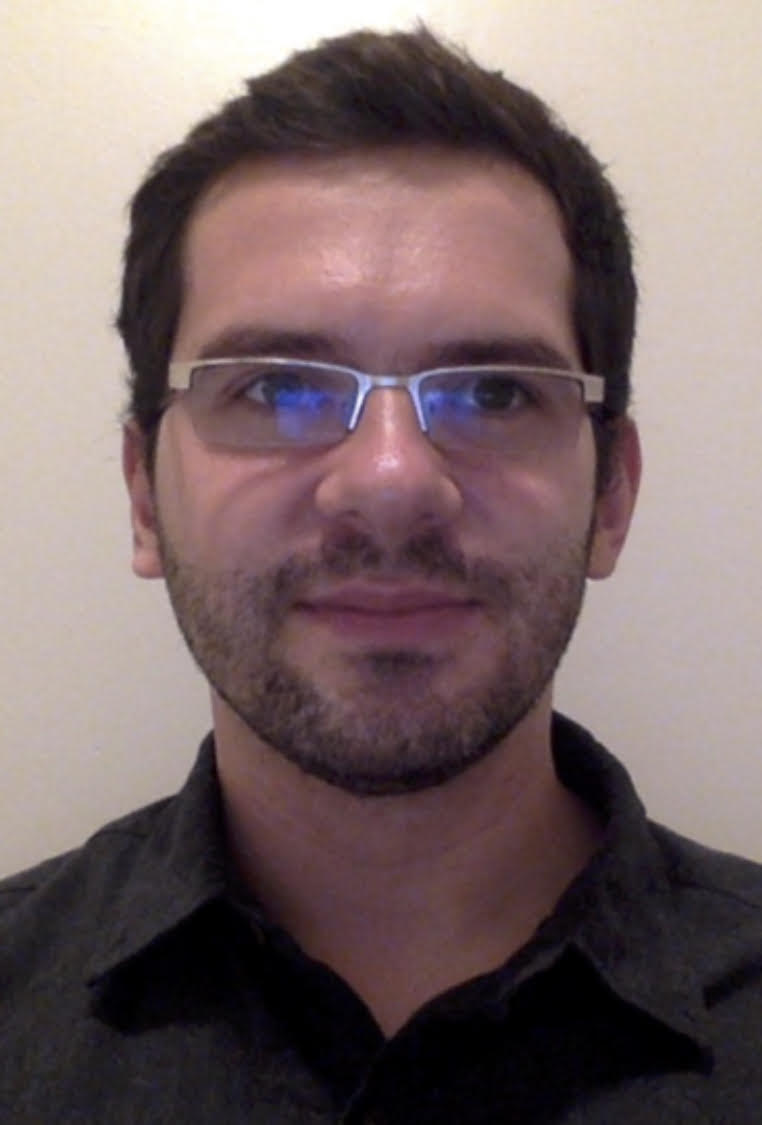
//> input picture FeatureMatching1/IulianData/Iulian_Headshot.jpg, 762 x 1125 px, given in place of journaltest1.mp4, which was not available
$ ./main   (built with g++ and OpenCV 4)
//> lines starting //> are read from the running program, lines starting //| are printed output that depends on the picture; after the words box and inside, x2 and y2 are one past the last pixel; in counts of white or black regions, pixels touching at a corner belong together; pictures that were not available may be replaced by others from this repository, and a replacement may not be noted
### FeatureMatching3_JournalImager/MainProject/main.h
#pragma once

int main(int, char**);

### FeatureMatching3_JournalImager/MainProject/misc.hpp
#pragma once

// [14 lines left out: function checkFileExists, not called in this run]

### FeatureMatching3_JournalImager/MainProject/main.cpp
/****
The way it works :

-does augmented reality by tracking a training image and overlaying a 3D cube on it

- the way it does AR is like this :
	--(one time) find the features from the training image
	-- FEATURE DETECT: find features from the live camera image
	-- MATCH: match between the features between the camera and the training
	-- POSE: calculate the pose transform between the camera space and the training object space
	-- DRAW: draws a 3d cube by projecting from object space to camera space

- if you want a new tracking image, you can train it from what the camera sees:
	Push 1 to see the area of the camera that will be scanned, and then
	Push SPACE to use that area as the tracking image

- debugging:
	Push 2 to see all the features detected in the camera image
	Push 3 to see what features are matched between the camera and the training image

Author: Iulian Radu 2024

***/


//#include "stdafx.h"


#include <opencv2/core.hpp>
#include <opencv2/videoio.hpp>
#include <opencv2/highgui.hpp>
#include <iostream>
#include <stdio.h>

#include <opencv2/opencv.hpp>

#include <iostream>
#include <string>
#include <fstream>
#include <chrono>

using namespace cv;
using namespace std;

#include "misc.hpp"
#include "main.h"


// draw the 3d cube in camera space
void drawCube(vector<Point2f> projectedPoints, Mat img) {
	// base
	for (int i = 0; i < 3; i++) {
		cv::line(img, projectedPoints[i], projectedPoints[i + 1], Scalar(0, 0, 255), 3);
	}
	cv::line(img, projectedPoints[3], projectedPoints[0], Scalar(0, 0, 255), 3);

	// top
	for (int i = 0; i < 3; i++) {
		cv::line(img, projectedPoints[4 + i], projectedPoints[4 + i + 1], Scalar(250, 0, 255), 3);
	}
	cv::line(img, projectedPoints[4+3], projectedPoints[4 + 0 ], Scalar(250, 0, 255), 3);

	// columns
	for (int i = 0; i < 4; i++) {
		cv::line(img, projectedPoints[i], projectedPoints[4 + i + 0], Scalar(0, 250, 255), 3);
	}

}

// filter the feature matches by choosing only the best ones based on good distance < threshold
std::vector<DMatch> filterFeatureMatches(std::vector< std::vector<DMatch> >& knn_matches, float thresh = 0.7f) {
	// Returns only matches below the threshold

	std::vector<DMatch> good_matches;
	for (size_t i = 0; i < knn_matches.size(); i++)
	{
		if (knn_matches[i][0].distance < thresh * knn_matches[i][1].distance)
		{
			good_matches.push_back(knn_matches[i][0]);
		}
	}
	return good_matches;
}


// draw the training area rectangle
void train_drawArea(Mat frame, Rect trainingArea, Scalar color) {

	cv::rectangle(frame, trainingArea, color);
}

long getTimeMS() {
	using namespace std::chrono;
	milliseconds ms = duration_cast<milliseconds>(
		system_clock::now().time_since_epoch()
		);
	return ms.count();
}

// Given a new image frame, detects SIFT features on the image
void processNewTrainingImage(Mat img1, Ptr<SIFT>& siftdetector, std::vector<cv::KeyPoint>& keypoints1, Mat& descriptors1) {
	keypoints1.clear();
	siftdetector->detectAndCompute(img1, noArray(), keypoints1, descriptors1);

}

int main(int, char**)
{

	// LOAD CAMERA CONFIGURATION FROM FILE

	FileStorage fs("..\\..\\_RawImages\\camera.yml", FileStorage::READ);
	cv::Mat cam_cameramatrix;
	fs["camera_matrix"] >> cam_cameramatrix;
	cv::Mat cam_distortioncoefficients;
	fs["distortion_coefficients"] >> cam_distortioncoefficients;

	//cout << cam_cameramatrix;
	fs.release();

	/***
	// OPEN LIVE CAMERA

	VideoCapture cap;
	// open the default camera using default API
	// cap.open(0);
	// OR advance usage: select any API backend
	int deviceID = 0;             // 0 = open default camera
	int apiID = cv::CAP_DSHOW;
	// open selected camera using selected API
	cap.open(deviceID, apiID);
	// check if we succeeded
	if (!cap.isOpened()) {
		cerr << "ERROR! Unable to open camera\n";
		return -1;
	}

	****/
	VideoCapture cap("..\\videos\\journaltest1.mp4");
	if (!cap.isOpened()) {
		cerr << "ERROR! Unable to open video file\n";
		return -1;
	}

	// SECTION HOLDING ALL THE VARIABLES

	// GUI flags
	bool gui_showTrainingArea = true; // show training area (enable with 1)
	bool gui_showAllCamFeatures = false; // show all features tracked on the camera (enable with 2)
	bool gui_showMatchedFeatures = false; // show all the matched features (enable with 3)

	// Image of the live camera frame
	Mat img_liveframe;
	// Image that will show the matches between the camera and the training imag
	Mat img_final;

	// Features will be detected using this
	Ptr<SIFT> siftdetector = SIFT::create();

	// these will hold the TRAINING IMAGE features keypoints and their descriptors
	std::vector<cv::KeyPoint> fkeypoints_train;
	cv::Mat fdescriptors_train;

	// these will hold the LIVE CAMERA IMAGE features keypoints and their descriptors
	std::vector<cv::KeyPoint> fkeypoints_cam;
	cv::Mat fdescriptors_cam;


	// Matching between the two image sets of features will be done using this
	Ptr<DescriptorMatcher> matcher = DescriptorMatcher::create(DescriptorMatcher::FLANNBASED);
	std::vector< std::vector<DMatch> > knn_matches;
	std::vector<DMatch> topMatches;


	// this is the AR cube that will show on the tracked image
	std::vector<cv::Point3f> cube3dpoints(8);
	cube3dpoints[0] = (Point3f(0, 0, 0));
	cube3dpoints[1] = (Point3f(-0.1, 0, 0));
	cube3dpoints[2] = (Point3f(-0.1, 0.1, 0));
	cube3dpoints[3] = (Point3f(0, 0.1, 0));

	cube3dpoints[4] = (Point3f(0, 0, 0.2));
	cube3dpoints[5] = (Point3f(-0.1, 0, 0.2));
	cube3dpoints[6] = (Point3f(-0.1, 0.1, 0.2));
	cube3dpoints[7] = (Point3f(0, 0.1, 0.2));

	// scale all the cube points
	for (int i = 0; i < cube3dpoints.size(); i++) {
		cube3dpoints[i] = Point3f(cube3dpoints[i].x *-1, cube3dpoints[i].y * 1, cube3dpoints[i].z * -1  + 1);
	}


	// area of the camera image used for training the new dataset
	Rect trainingArea;
	{
		int pad = 50, width = 700, height = 500;
		int x1 = pad, x2 = pad + width;
		int y1 = pad, y2 = pad + height;
		trainingArea = Rect(x1, y1, x2, y2);
	}


	// whether we have any training data
	bool haveTrained = false;
	cv::Mat img_training;


	// MAIN LOOP

	long startTime = getTimeMS();
	int lastNumMatchedFeatures = 0;

	cout << "Starting grabbing frames" << endl
		<< "Press any key to terminate" << endl;
	for (;;)
	{
		// get new video frame

		float SPEEDSCALE = 0.15;
		long msecsNow = SPEEDSCALE * (getTimeMS() - startTime);
		//cout << secsNow/1000.0f << endl;
		cap.set(cv::CAP_PROP_POS_MSEC, msecsNow);

		//cap.set(CV_CAP_PROP_POS_MSEC, )
		cap.read(img_liveframe);
//> img_liveframe is the input picture: 1125 rows x 762 cols, CV_8UC3; mean B, G, R 104.5, 104.1, 121.8

		// check if we succeeded
		if (img_liveframe.empty()) {
			cerr << "ERROR! blank frame grabbed\n";
			break;
		}

		// resize the image to a fixed size ?
		if (true) {
			int down_width = 1024;
			int down_height = 768;

			//resize down
			resize(img_liveframe, img_liveframe, Size(down_width, down_height), INTER_LINEAR);
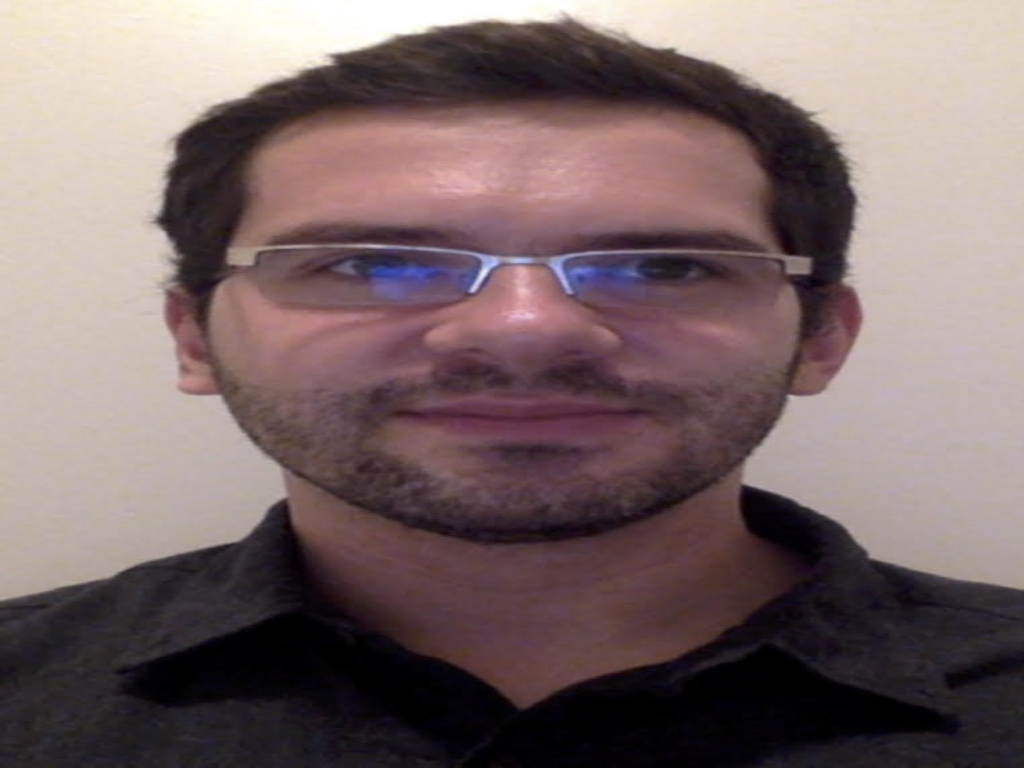
//> img_liveframe: 768 rows x 1024 cols, CV_8UC3; mean B, G, R 104.4, 104, 121.8
		}
		//flip(img_liveframe, img_liveframe, 1);


		// KEYBOARD CONTROLS

		char c = (char)waitKey(1);
//> the Esc key is pressed

		// '1' - show the area where we will be training from
		if (c == '1') {
			gui_showTrainingArea = !gui_showTrainingArea;
		}
		if (gui_showTrainingArea) train_drawArea(img_liveframe, trainingArea, Scalar(0, 255, 0));;
//> in train_drawArea, `cv::rectangle(frame, trainingArea, color);`:
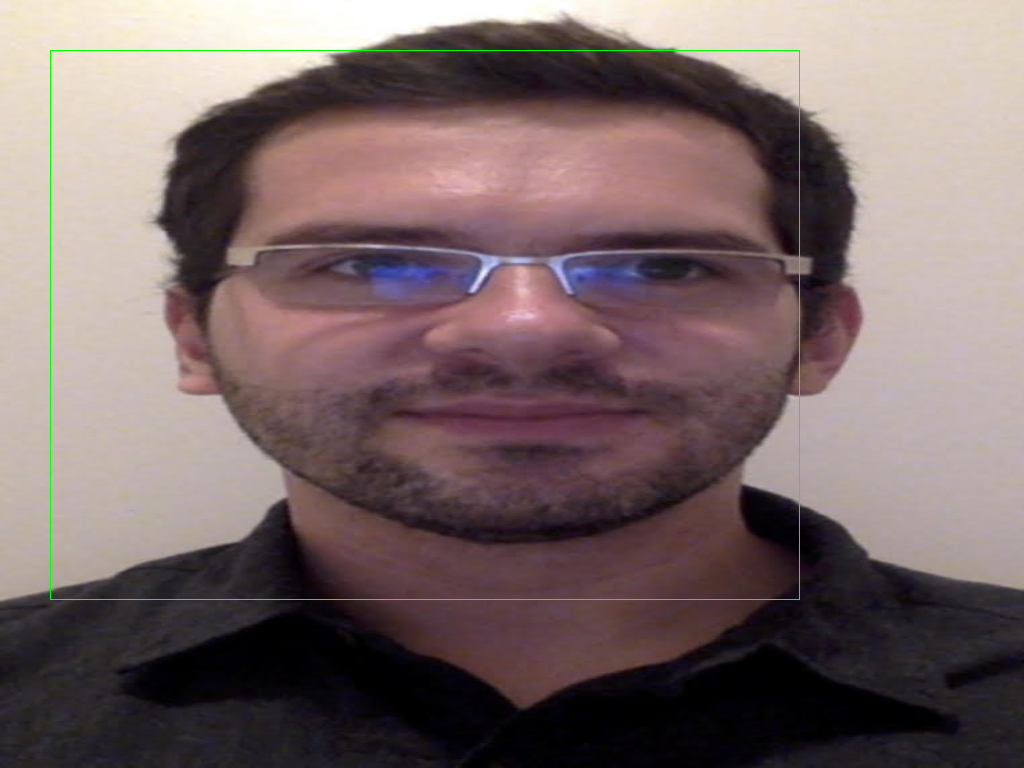
//> frame: 768 rows x 1024 cols, CV_8UC3; 0.33% of pixels changed, all inside (x1, y1, x2, y2) = (50, 50, 800, 600)


		// '2' - show all the features in the camera image
		if (c == '2') {
			gui_showAllCamFeatures = !gui_showAllCamFeatures;
		}

		// '3' - show all the features in the camera image
		if (c == '3') {
			gui_showMatchedFeatures = !gui_showMatchedFeatures;
		}

		// ' ' - trigger training of new dataset from that area
		if (c == ' ') {
			train_drawArea(img_liveframe, trainingArea, Scalar(255, 0, 0));

			Mat imgCroppedCamera = img_liveframe(trainingArea);
			cvtColor(imgCroppedCamera, img_training, COLOR_RGB2GRAY);

			processNewTrainingImage(img_training, siftdetector, fkeypoints_train, fdescriptors_train);

			haveTrained = true;
			// turn off training area
			gui_showTrainingArea = false;
		}

		// show live , will be a bit later
		//imshow("Live", img_liveframe);


		// NOW DO AR BASED ON THE TRAINING DATA VS. THE CAMERA IMAGE


		//
		// ===== DETECT FEATURES IN THE CAMERA FRAME ======= using SIFT
		//
		siftdetector->detectAndCompute(img_liveframe, noArray(), fkeypoints_cam, fdescriptors_cam);
//> fkeypoints_cam = 180 keypoints; strongest (x, y, size): (212, 172, 76.7), (803, 178, 77.5), (483, 273, 5.7), (198, 278, 39.6)

		// show all the features found in the camera frame, regardless of whether they're in the training or not
		if (gui_showAllCamFeatures) {
			cv::Mat output;
			cv::drawKeypoints(img_liveframe, fkeypoints_cam, img_liveframe);//, cv::Scalar::all(-1), DrawMatchesFlags::DRAW_RICH_KEYPOINTS);
			//imshow("All features in camera", output);
		}

		// show live
		if (!haveTrained) {
			putText(img_liveframe, "Place an image in the training area and push SPACE to train",
				Point(50, 50), FONT_HERSHEY_SIMPLEX, 0.4, 0);
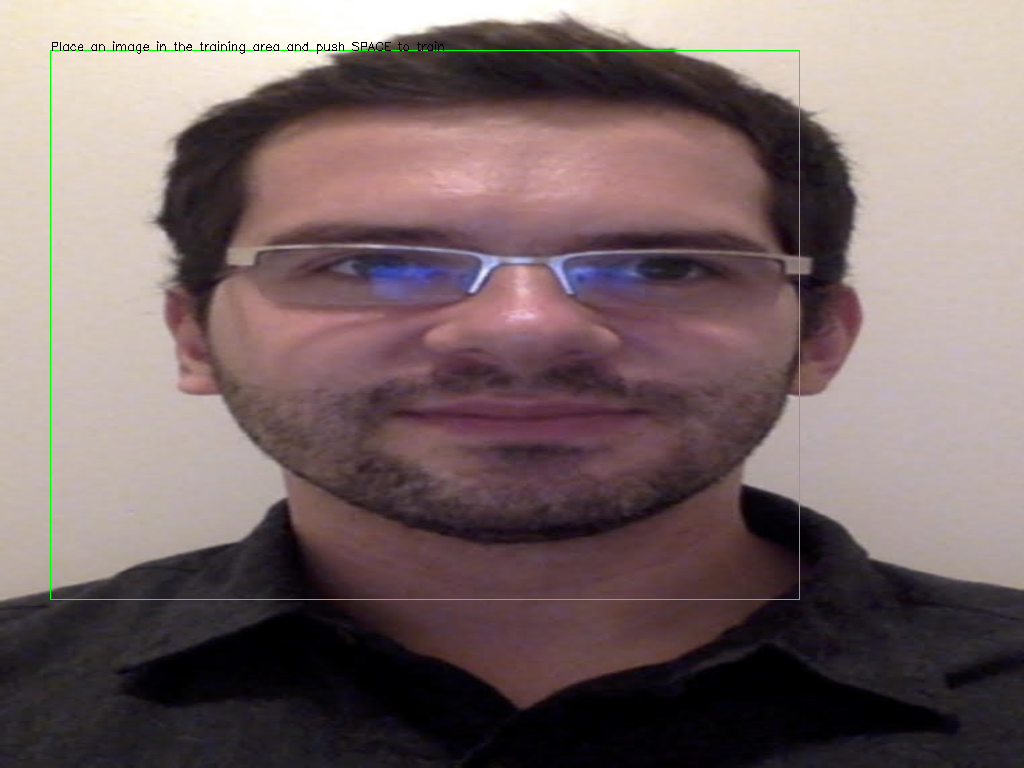
//> img_liveframe: 768 rows x 1024 cols, CV_8UC3; 0.1% of pixels changed, all inside (x1, y1, x2, y2) = (52, 41, 444, 54)
		}
		else {
			putText(img_liveframe, "KEYS: 1=Train Area; SPACE=Train;   2=Features; 3=Matches",
				Point(50, 50), FONT_HERSHEY_SIMPLEX, 0.4, 0);
		}

		imshow("Live", img_liveframe);

		//
		// ===== MATCHING THE FEATURES ======= with knn, and filtering
		//

		// if we didn't train any tracking image, then can't do anything now.
		if (!haveTrained)
		{
			continue;
		}

		knn_matches.clear();

			// match the featuers from the camera and the training
			matcher->knnMatch(fdescriptors_cam, fdescriptors_train, knn_matches, 2);

			// Filter only good enough matches
			topMatches = filterFeatureMatches(knn_matches);

			// Extract the original eature point locations within each image (will be needed for homography)
			std::vector<Point2f> matchedpoints_train;
			std::vector<Point2f> matchedpoints_cam;
			matchedpoints_train.clear();
			matchedpoints_cam.clear();
			for (size_t i = 0; i < topMatches.size(); i++)
			{
				//-- Get the keypoints from the good matches and locate them on the two images
				matchedpoints_train.push_back(fkeypoints_train[topMatches[i].trainIdx].pt);
				matchedpoints_cam.push_back(fkeypoints_cam[topMatches[i].queryIdx].pt);
			}


			// SHOW the matches in the two images
			if (gui_showMatchedFeatures) {

				// draw matches on the liveframe and output to img_final
				drawMatches(img_liveframe, fkeypoints_cam,
					img_training, fkeypoints_train,
					topMatches,
					img_final,
					Scalar::all(255),
					Scalar::all(255), std::vector<char>(), DrawMatchesFlags::NOT_DRAW_SINGLE_POINTS);

				putText(img_final, "TRAINING IMAGE",
					Point(img_liveframe.cols + 10, 15), FONT_HERSHEY_SIMPLEX, 0.4, Scalar(255,255,255));

				//imshow("Features Matched between Live and Training image", img_matches);


			}
			else {
				// we'll just use the live image to build the img_final
				img_final = img_liveframe;
			}


			// checkpoint to make sure we have enough match between the two images

			// DO SOME STATS ON THE MATCHES
			int num_good_matches = topMatches.size();
			if (true) {
				// do some extra stats on the matching
				float avg_matchDist = 0;
				for (size_t i = 0; i < num_good_matches; i++)
				{
					avg_matchDist += topMatches[i].distance;
				}
				avg_matchDist /= num_good_matches;

				int deltaM = (lastNumMatchedFeatures - num_good_matches);
				float deltaMP = (lastNumMatchedFeatures - num_good_matches) * 100.0f / num_good_matches;

				cout << String("Matching: Good = ") << num_good_matches << "\t  Avg = " << avg_matchDist
					<< "\t  Delta = " << deltaM
					<< "\t  DeltaPERC = " << deltaMP
					<< endl;

				if (abs(deltaMP) > 30) {
					cout << "**** LARGE ****" << endl;
				}
			}

			bool skipBecauseLowMatch = false;
			const int MINPOINTS = 100;
			if (false && num_good_matches /*matchedpoints_cam.size()*/ < MINPOINTS) {

				// retrain the image
				train_drawArea(img_liveframe, trainingArea, Scalar(255, 0, 0));
				Mat imgCroppedCamera = img_liveframe(trainingArea);
				cvtColor(imgCroppedCamera, img_training, COLOR_RGB2GRAY);
				processNewTrainingImage(img_training, siftdetector, fkeypoints_train, fdescriptors_train);
				gui_showTrainingArea = false;
				cout << "** RE-TRAINED **" << endl;
				imshow("Live", img_liveframe);

				skipBecauseLowMatch = true; // skip because too low
			}

			if (false && num_good_matches /**matchedpoints_cam.size()*/ > 200 && lastNumMatchedFeatures < 200) {
				// this one is good for a screenshot
				cout << "****** [[ GOOD ONE ]] ******" << endl;
			}


			lastNumMatchedFeatures = topMatches.size();//matchedpoints_cam.size();

			if (skipBecauseLowMatch) continue;


			/****
			*
			//
			// ===== POSE FINDING ======= with solvePnP
			//

			// need to scale the points a bit
			vector<Point3f> matchedpoints_train_new;
			for (Point2f p : matchedpoints_train) {
				const float SCALE = 1000;
				matchedpoints_train_new.push_back(Point3f(p.x / SCALE, p.y / SCALE, 1));
			}

			Mat rvec, tvec;
			solvePnPRansac(matchedpoints_train_new, matchedpoints_cam, cam_cameramatrix, cam_distortioncoefficients, rvec, tvec);


			// NOW PROJECT THE AR CUBE FROM OBJECT SPACE ONTO THE TRACKED IMAGE SPACE

			std::vector<cv::Point2f> projectedPoints(2);

			// calculate where the 3d cube vertices will be in the camera image space
			cv::projectPoints(cube3dpoints, rvec, tvec, cam_cameramatrix, cam_distortioncoefficients, projectedPoints);
			// draw circles where the cube vertices are in the camera space
			cv::circle(img_final, projectedPoints[0], 5, (255, 0, 0), 3);
			// and draw the cube edges
			drawCube(projectedPoints, img_final);


			imshow("Final", img_final);
			***/


	}
	// the camera will be deinitialized automatically in VideoCapture destructor
	return 0;
}
